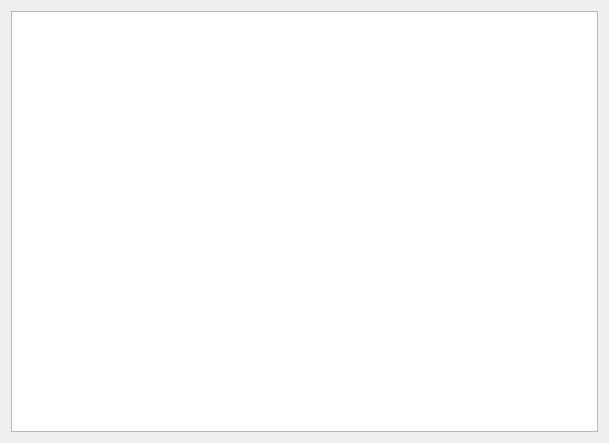
<?xml version="1.0" encoding="UTF-8"?>
<ui version="4.0">
 <class>sharefilelist</class>
 <widget class="QWidget" name="sharefilelist">
  <property name="geometry">
   <rect>
    <x>0</x>
    <y>0</y>
    <width>609</width>
    <height>443</height>
   </rect>
  </property>
  <property name="windowTitle">
   <string>Form</string>
  </property>
  <layout class="QGridLayout" name="gridLayout">
   <item row="0" column="0">
    <widget class="QListWidget" name="listWidget"/>
   </item>
  </layout>
 </widget>
 <resources/>
 <connections/>
</ui>
